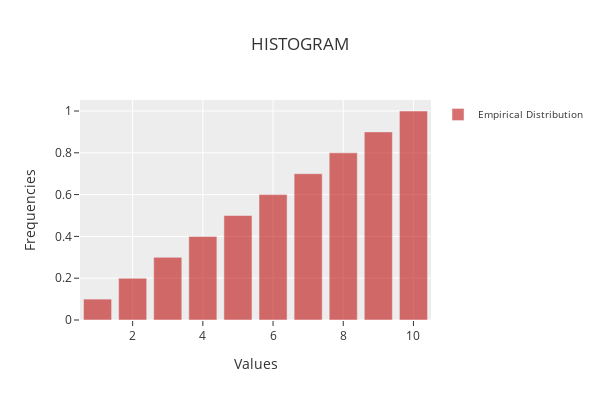

Notebook code cell kept with this figure:
### Code cell
fig = go.Figure()
fig.add_trace(go.Bar(x=x, y=y, marker_color="rgba(192, 17, 17, 0.6)", name="Empirical Distribution", showlegend=True))


fig.update_layout(
    height=400,
    width=600,
    title="HISTOGRAM",
    xaxis_title="Values",
    yaxis_title="Frequencies",
    # legend_title="LEGEND",
    template="ggplot2",
    legend=dict(orientation="v", yanchor="auto", y=1, xanchor="left", font=dict(size=10)),
)


fig.show()

### Figure 1 — Plotly figure (JSON) as saved in the notebook; plotly's stock layout.template omitted (floating-point values rounded to 4 significant figures)
{"data": [{"marker": {"color": "rgba(192, 17, 17, 0.6)"}, "name": "Empirical Distribution", "showlegend": true, "type": "bar", "x": [1, 2, 3, 4, 5, 6, 7, 8, 9, 10], "y": [0.1, 0.2, 0.3, 0.4, 0.5, 0.6, 0.7, 0.8, 0.9, 1]}], "layout": {"height": 400, "legend": {"font": {"size": 10}, "orientation": "v", "xanchor": "left", "y": 1, "yanchor": "auto"}, "title": {"text": "HISTOGRAM"}, "width": 600, "xaxis": {"title": {"text": "Values"}}, "yaxis": {"title": {"text": "Frequencies"}}}}
